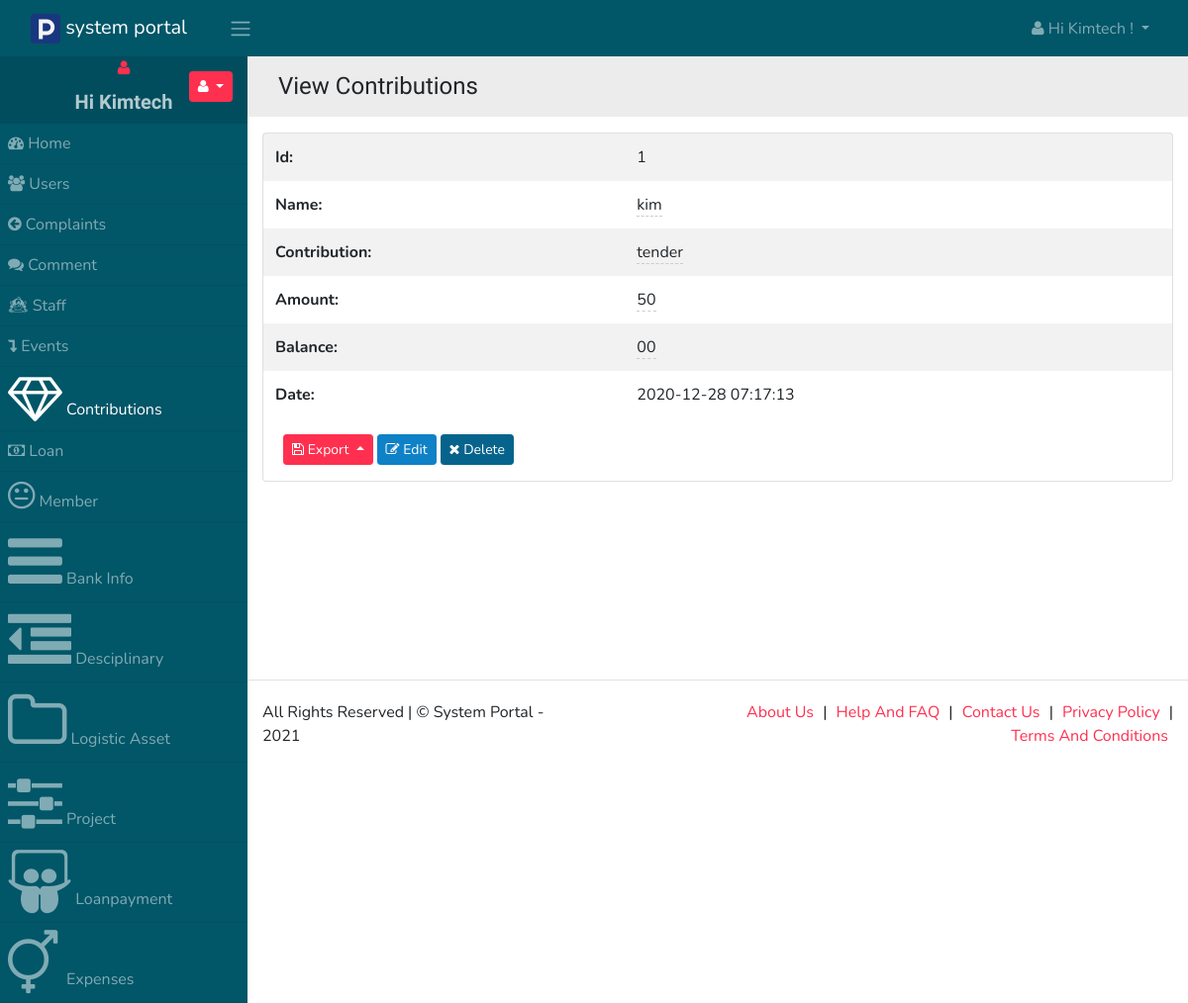
Screenshot of /contributions/view/1 (signed in) with the database file from the repository.
### tables this page shows
CREATE TABLE `contributions` (
  `id` int(11) NOT NULL,
  `name` varchar(255) NOT NULL,
  `contribution` varchar(255) NOT NULL,
  `amount` varchar(255) NOT NULL,
  `balance` varchar(255) NOT NULL,
  `date` timestamp NOT NULL DEFAULT current_timestamp()
);

### app/controllers/ContributionsController.php (called while the page is built, shortened)
<?php
class ContributionsController extends SecureController{
	function __construct(){
		$this->tablename = "contributions";
	}
	function view($rec_id = null, $value = null){
		$db = $this->GetModel();
		$rec_id = $this->rec_id = urldecode($rec_id);
		$tablename = $this->tablename;
		$fields = array("id",
			"name",
			"contribution",
			"amount",
			"balance",
			"date");
		if($value){
			$db->where($rec_id, urldecode($value));
		}
		else{
			$db->where("contributions.id", $rec_id);;
		}
		$record = $db->getOne($tablename, $fields );
		return $this->render_view("contributions/view.php", $record);
	}
}

### index.php (called while the page is built, shortened)
<?php
	require(HELPERS_DIR . 'Functions.php');
	require(SYSTEM_DIR . 'BaseView.php');
	$page = new Router;
	$page->init();

### app/models/PDODb.php (called while the page is built, shortened)
<?php
class PDODb
{
    private $connectionParams = array(
        'type' => 'mysql',
        'host' => null,
        'username' => null,
        'password' => null,
        'dbname' => null,
        'port' => null,
        'charset' => null
    );
    private $groupBy = array();
    private $orderBy = array();
    private $params = array();
    private $pdo;
    private $prefix = '';
    private $query = '';
    private $queryOptions = array();
    private $returnType = PDO::FETCH_ASSOC;
    private $useGenerator = false;
    public function __construct($type, $host = null, $username = null, $password = null, $dbname = null, $port = null, $charset = null)
    {
        if (is_array($type)) {
            $this->connectionParams = $type;
        }
		elseif (is_object($type)) {
            $this->pdo = $type;
        }
		else {
            foreach ($this->connectionParams as $key => $param) {
                if (isset($$key) && !is_null($$key)) {
                    $this->connectionParams[$key] = $$key;
                }
            }
        }
    }
    public function connect()
    {
		$dbType = strtolower($this->connectionParams['type']);
		if($dbType == 'sqlite'){
			$this->fieldQuote = '"';
			$connectionString = 'sqlite:'.$this->connectionParams['dbname'];
			$this->pdo = new PDO($connectionString);
		}
		else{
			$connectionString = $this->connectionParams['type'].':';
			$connectionParams = ['host', 'dbname', 'port'];
			foreach ($connectionParams as $connectionParam) {
				if (!empty($this->connectionParams[$connectionParam])) {
					$connectionString .= $connectionParam.'='.$this->connectionParams[$connectionParam].';';
				}
			}
			$connectionString = rtrim($connectionString, ';');
			$options = array(
				PDO::ATTR_ERRMODE => PDO::ERRMODE_EXCEPTION,
				PDO::ATTR_PERSISTENT => false
			);
			$this->pdo = new PDO($connectionString, $this->connectionParams['username'], $this->connectionParams['password'], $options);
			$charset = $this->connectionParams['charset'];
			if(!empty($charset)){
				$this->pdo->query("SET NAMES '$charset'");
			}
		}
    }
    private function buildCondition($operator, $conditions)
    {
        if (empty($conditions)) {
            return;
        }
        $this->query .= ' '.$operator;
        foreach ($conditions as $cond) {
            list ($concat, $varName, $operator, $val) = $cond;
            $this->query .= " ".$concat." ".$varName;
            switch (strtolower($operator)) {
                default:
                    if (is_array($val)) {
                        $this->params = array_merge($this->params, $val);
                    } elseif ($val === null) {
                        $this->query .= ' '.$operator." NULL";
                    } elseif ($val != 'DBNULL' || $val == '0') {
                        $this->query .= $this->buildPair($operator, $val);
                    }
            }
        }
    }
    protected function buildGroupBy()
    {
        if (empty($this->groupBy)) {
            return;
        }
        $this->query .= " GROUP BY ";
        $this->query = rtrim($this->query, ', ')." ";
    }
    private function buildLimit($numRows)
    {
		$dbType = $this->connectionParams['type'];
		if($dbType == 'sqlsrv'){
			if (is_array($numRows)) {
				$limit = $numRows[1];
				$offset = intval($numRows[0]);
				$orderby = null;
				if(empty($this->orderBy)){
					$orderby = " ORDER BY(SELECT NULL)";
				}
				$this->query .= "$orderby OFFSET $offset ROWS FETCH NEXT $limit ROWS ONLY";
			}
		}
		else{
			if (is_array($numRows)) {
				$this->query .= ' LIMIT '.(int) $numRows[1].' OFFSET '.(int) $numRows[0];
			}
			else {
				$this->query .= ' LIMIT '.(int) $numRows;
			}
		}
	}
    private function buildOrderBy()
    {
        if (empty($this->orderBy)) {
            return;
        }
        $this->query .= " ORDER BY ";
        $this->query = rtrim($this->query, ', ')." ";
    }
    private function buildPair($operator, $value)
    {
        if (!is_object($value)) {
            $this->params[] = $value;
            return ' '.$operator.' ? ';
        }
        $subQuery = $value->getSubQuery();
        return " ".$operator." (".$subQuery['query'].") ".$subQuery['alias'];
    }
    private function buildQuery($numRows, $tableData = null)
    {
		$this->params = [];
        return $this->prepare();
    }
    private function buildResult($stmt)
    {
		if ($stmt->columnCount () == 0){
			return $stmt->rowCount();
		}
		else{
			if ($this->useGenerator) {
				return $this->buildResultGenerator($stmt);
			}
			else {
				return $stmt->fetchAll($this->returnType);
			}
		}
    }
    private function determineType($item)
    {
        switch (gettype($item)) {
            case 'string':
                return PDO::PARAM_STR;
        }
    }
    private function getTableName($tableName)
    {
        return strpos($tableName, '.') !== false ? $tableName : $this->prefix.$tableName;
    }
    public function get($tableName, $numRows = null, $columns = '*')
    {
        $column = is_array($columns) ? implode(', ', $columns) : $columns;
		$dbType = $this->connectionParams['type'];
		$queryOptions = implode(' ', $this->queryOptions);
		$sqlsrvTop = "";
        $this->query = "SELECT $queryOptions $sqlsrvTop $column FROM " . $this->getTableName($tableName);
		$stmt = $this->buildQuery($numRows);
        $stmt->execute();
        $result = $this->buildResult($stmt);
        return $result;
    }
    public function getOne($tableName, $columns = '*')
    {
        $result = $this->get($tableName, 1, $columns);
        if ($this->useGenerator) {
            return $result->current() ? $result->current() : false;
        } else {
            return $result ? $result[0] : false;
        }
    }
    public function pdo()
    {
        if (!$this->pdo) {
            $this->connect();
        }
        return $this->pdo;
    }
    private function prepare()
    {
		$query = $this->query;
        $stmt = $this->pdo()->prepare($query);
        foreach ($this->params as $key => $value) {
            $stmt->bindValue(is_int($key) ? $key + 1 : ':'.$key, $value, $this->determineType($value));
        }
        return $stmt;
    }
    private function reset()
    {
        $this->groupBy         = [];
        $this->orderBy         = [];
        $this->params          = [];
        $this->query           = '';
        $this->queryOptions    = [];
    }
}

### app/views/partials/contributions/view.php (the view, shortened to what this page needs)
<?php
$page_element_id = "view-page-" . random_str();
$current_page = $this->set_current_page_link();
$data = $this->view_data;
$show_header = $this->show_header;
?>
<section class="page" id="<?php echo $page_element_id; ?>" data-page-type="view"  data-display-type="table" data-page-url="<?php print_link($current_page); ?>">
    <?php
    if( $show_header == true ){
    ?>
    <div  class="bg-light p-3 mb-3">
        <div class="container">
            <div class="row ">
                <div class="col ">
                    <h4 class="record-title">View  Contributions</h4>
                </div>
            </div>
        </div>
    </div>
    <?php
    }
    ?>
    <div  class="">
        <div class="container">
            <div class="row ">
                <div class="col-md-12 comp-grid">
                    <div  class="card animated fadeIn page-content">
                        <?php
                        if(!empty($data)){
                        $rec_id = (!empty($data['id']) ? urlencode($data['id']) : null);
                        ?>
                        <div id="page-report-body" class="">
                            <table class="table table-hover table-borderless table-striped">
                                <tbody class="page-data" id="page-data-<?php echo $page_element_id; ?>">
                                    <tr  class="td-id">
                                        <th class="title"> Id: </th>
                                        <td class="value"> <?php echo $data['id']; ?></td>
                                    </tr>
                                    <tr  class="td-name">
                                        <th class="title"> Name: </th>
                                        <td class="value">
                                            <span  data-value="<?php echo $data['name']; ?>"
                                                data-pk="<?php echo $data['id'] ?>"
                                                data-url="<?php print_link("contributions/editfield/" . urlencode($data['id'])); ?>"
                                                data-name="name"
                                                data-title="Enter Name"
                                                data-placement="left"
                                                data-toggle="click"
                                                data-type="text"
                                                data-mode="popover"
                                                data-showbuttons="left"
                                                class="is-editable" >
                                                <?php echo $data['name']; ?>
                                            </span>
                                        </td>
                                    </tr>
                                    <tr  class="td-contribution">
                                        <th class="title"> Contribution: </th>
                                        <td class="value">
                                            <span  data-source='<?php echo json_encode_quote(Menu :: $contribution); ?>'
                                                data-value="<?php echo $data['contribution']; ?>"
                                                data-pk="<?php echo $data['id'] ?>"
                                                data-url="<?php print_link("contributions/editfield/" . urlencode($data['id'])); ?>"
                                                data-name="contribution"
                                                data-title="Select a value ..."
                                                data-placement="left"
                                                data-toggle="click"
                                                data-type="select"
                                                data-mode="popover"
                                                data-showbuttons="left"
                                                class="is-editable" >
                                                <?php echo $data['contribution']; ?>
                                            </span>
                                        </td>
                                    </tr>
                                    <tr  class="td-amount">
                                        <th class="title"> Amount: </th>
                                        <td class="value">
                                            <span  data-value="<?php echo $data['amount']; ?>"
                                                data-pk="<?php echo $data['id'] ?>"
                                                data-url="<?php print_link("contributions/editfield/" . urlencode($data['id'])); ?>"
                                                data-name="amount"
                                                data-title="Enter Amount"
                                                data-placement="left"
                                                data-toggle="click"
                                                data-type="text"
                                                data-mode="popover"
                                                data-showbuttons="left"
                                                class="is-editable" >
                                                <?php echo $data['amount']; ?>
                                            </span>
                                        </td>
                                    </tr>
                                    <tr  class="td-balance">
                                        <th class="title"> Balance: </th>
                                        <td class="value">
                                            <span  data-value="<?php echo $data['balance']; ?>"
                                                data-pk="<?php echo $data['id'] ?>"
                                                data-url="<?php print_link("contributions/editfield/" . urlencode($data['id'])); ?>"
                                                data-name="balance"
                                                data-title="Enter Balance"
                                                data-placement="left"
                                                data-toggle="click"
                                                data-type="text"
                                                data-mode="popover"
                                                data-showbuttons="left"
                                                class="is-editable" >
                                                <?php echo $data['balance']; ?>
                                            </span>
                                        </td>
                                    </tr>
                                    <tr  class="td-date">
                                        <th class="title"> Date: </th>
                                        <td class="value"> <?php echo $data['date']; ?></td>
                                    </tr>
                                </tbody>
                            </table>
                        </div>
                        <div class="p-3 d-flex">
                            <div class="dropup export-btn-holder mx-1">
                                <button class="btn btn-sm btn-primary dropdown-toggle" type="button" data-toggle="dropdown" aria-haspopup="true" aria-expanded="false">
                                    <i class="fa fa-save"></i> Export
                                </button>
                                                </div>
                                                <a class="btn btn-sm btn-info"  href="<?php print_link("contributions/edit/$rec_id"); ?>">
                                                    <i class="fa fa-edit"></i> Edit
                                                </a>
                                                <a class="btn btn-sm btn-danger record-delete-btn mx-1"  href="" data-prompt-msg="Are you sure you want to delete this record?" data-display-style="modal">
                                                    <i class="fa fa-times"></i> Delete
                                                </a>
                                            </div>
                                            <?php
                                            }
                                            ?>
                                        </div>
                                    </div>
                                </div>
                            </div>
                        </div>
                    </section>

### assets/css/custom-style.css (style rules this page uses)
body { margin: 0; padding: 0; overflow-x: hidden; }
td, th { position:relative; }
td .is-editable { border-bottom:none; border-bottom: 1px dashed #ccc; }
.dropdown-toggle:after { transition: 0.5s; }
.table tr td { vertical-align: middle !important; }
.table { margin-bottom: 0; }
.table-borderless tbody tr td, .table-borderless tbody tr th, .table-borderless thead tr th { border: none; }
h1, h2, h3, h4, h5 { margin: 0; padding: 0; }
body { padding-top:50px; }

### rows the page displays
contributions: id "1", name "kim", contribution "tender", amount "50", balance "00", date "2020-12-28 07:17:13"

### other values shown
SITE_NAME "system portal"
USER_NAME "Kimtech"
$menuobj['label'] "Home"
$menuobj['label'] "Users"
$menuobj['label'] "Complaints"
$menuobj['label'] "Comment"
$menuobj['label'] "Staff"
$menuobj['label'] "Events"
$menuobj['label'] "Contributions"
$menuobj['label'] "Loan"
$menuobj['label'] "Member"
$menuobj['label'] "Bank Info"
$menuobj['label'] "Desciplinary"
$menuobj['label'] "Logistic Asset"
$menuobj['label'] "Project"
